Frame 1 (no input): blank canvas, image omitted
Frame 60 (the mouse pressed at the canvas centre just before this capture): blank canvas, image omitted
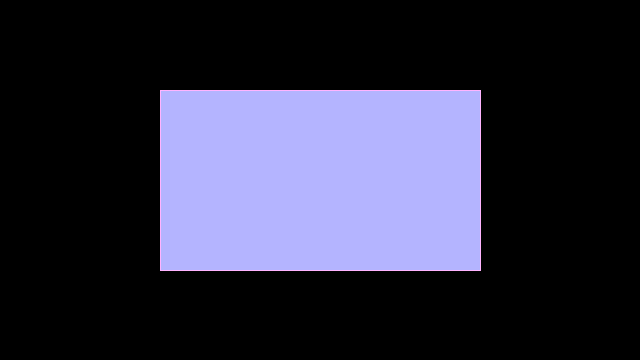
Frame 120 (the mouse held since frame 60 and released just before this capture)

The Processing sketch whose frames 1 and 60 were blank and that drew this single picture after the mouse press (run headless with seeded random() and noise(); from frame 60 on, the mouse is pressed at the canvas centre):

// Processing sketch: sketch_220904f
// ── sketch_220904f.pde
int addColor = 0;

void setup() {
  size(640, 360);
  background(0);
}


void draw() {
  fill(mouseY, height - pmouseY, mouseX);
  stroke(mouseX, mouseY, pmouseX);
  rectMode(CENTER);
  rect(320, 180, mouseX, mouseY);
  for (int i = 1; i < 2; i++){
  line(320, 180, mouseX * i ,mouseY * i);
  rectMode(CENTER);
  rect(320, 180, mouseX, mouseY);
  }
}

void keyPressed(){
  if (keyCode == ' '){
    addColor++;
  background(width - mouseX, addColor, height - mouseY);
  print(addColor); 
}
}
